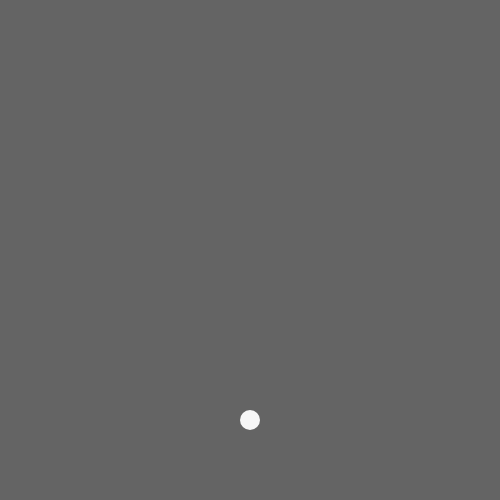
Frame 1 (no input)
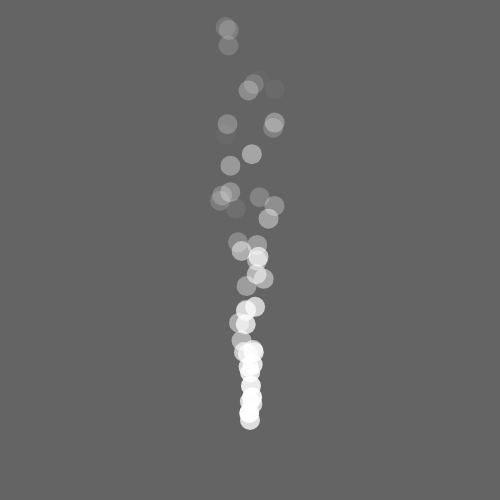
Frame 60 (no input)
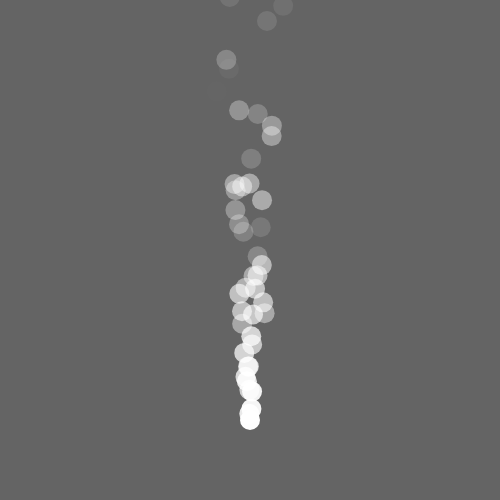
Frame 120 (the mouse pressed at the canvas centre since frame 60)

The p5.js sketch that drew these frames (run headless with seeded random() and noise() and a simulated clock; from frame 60 on, the mouse is pressed at the canvas centre):

// p5.js sketch
// ── sketch.js
let cars = [];

function setup() {
  createCanvas(500, 500);

  // Spawn one object
//   for (let i = 0; i < 20; i++) {
//     cars.push(new Car());
//   }
  noStroke() ;
}

function draw() {
  background(100);
  cars.push(new Car());

  for (let i = 0; i < cars.length; i++) {
  cars[i].display();
  cars[i].move();

  if (cars[i].a <= 0 ) {
      cars.splice(i, 1) ;
  }

  fill('white');
  text(cars.x, 100, 100);
}
}




class Car {

  // constructor
  constructor() {
    this.pos = createVector(width/2, height-80); // initialize your attributes here
    this.vel = createVector(random(-.8, .8), random(-10, -5));
    this.r = 255 ; //random(255) ;
    this.g = 255 ; //random(255) ;
    this.b = 255 ; //random(255) ;
    this.a = random(200, 255) ;
  }

  // methods

  display() {
    fill(this.r, this.g, this.b, this.a) ;
    ellipse(this.pos.x, this.pos.y, 20);
  }

  move() {
    this.pos.add(this.vel);
    this.a = this.a - 5 ;
    // if (this.pos.x > width) this.pos.x = 0;
    // if (this.pos.x < 0) this.pos.x = width;
    // if (this.pos.y > height) this.pos.y = 0;
    // if (this.pos.y < 0) this.pos.y = height;
  }

}
